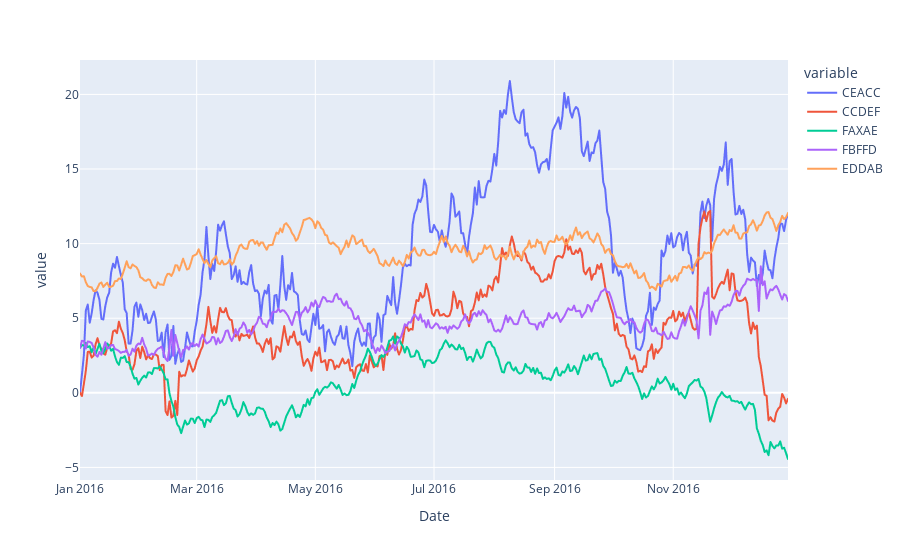

The cell this chart's notebook holds for it:
### Code cell
import plotly.express as px
px.line(df,x=df.index,y=['CEACC', 'CCDEF', 'FAXAE', 'FBFFD', 'EDDAB'])

### Figure 1 — Plotly figure (JSON) as saved in the notebook; plotly's stock layout.template omitted (floating-point values rounded to 4 significant figures; data arrays with more than 128 entries replaced by an {"elided": "..."} marker saying what was removed)
{"data": [{"hovertemplate": "variable=CEACC<br>Date=%{x}<br>value=%{y}<extra></extra>", "legendgroup": "CEACC", "line": {"color": "#636efa", "dash": "solid"}, "marker": {"symbol": "circle"}, "mode": "lines", "name": "CEACC", "showlegend": true, "type": "scattergl", "x": {"elided": "365 str values"}, "xaxis": "x", "y": {"elided": "365 float values"}, "yaxis": "y"}, {"hovertemplate": "variable=CCDEF<br>Date=%{x}<br>value=%{y}<extra></extra>", "legendgroup": "CCDEF", "line": {"color": "#EF553B", "dash": "solid"}, "marker": {"symbol": "circle"}, "mode": "lines", "name": "CCDEF", "showlegend": true, "type": "scattergl", "x": {"elided": "365 str values"}, "xaxis": "x", "y": {"elided": "365 float values"}, "yaxis": "y"}, {"hovertemplate": "variable=FAXAE<br>Date=%{x}<br>value=%{y}<extra></extra>", "legendgroup": "FAXAE", "line": {"color": "#00cc96", "dash": "solid"}, "marker": {"symbol": "circle"}, "mode": "lines", "name": "FAXAE", "showlegend": true, "type": "scattergl", "x": {"elided": "365 str values"}, "xaxis": "x", "y": {"elided": "365 float values"}, "yaxis": "y"}, {"hovertemplate": "variable=FBFFD<br>Date=%{x}<br>value=%{y}<extra></extra>", "legendgroup": "FBFFD", "line": {"color": "#ab63fa", "dash": "solid"}, "marker": {"symbol": "circle"}, "mode": "lines", "name": "FBFFD", "showlegend": true, "type": "scattergl", "x": {"elided": "365 str values"}, "xaxis": "x", "y": {"elided": "365 float values"}, "yaxis": "y"}, {"hovertemplate": "variable=EDDAB<br>Date=%{x}<br>value=%{y}<extra></extra>", "legendgroup": "EDDAB", "line": {"color": "#FFA15A", "dash": "solid"}, "marker": {"symbol": "circle"}, "mode": "lines", "name": "EDDAB", "showlegend": true, "type": "scattergl", "x": {"elided": "365 str values"}, "xaxis": "x", "y": {"elided": "365 float values"}, "yaxis": "y"}], "layout": {"legend": {"title": {"text": "variable"}, "tracegroupgap": 0}, "margin": {"t": 60}, "xaxis": {"anchor": "y", "domain": [0, 1], "title": {"text": "Date"}}, "yaxis": {"anchor": "x", "domain": [0, 1], "title": {"text": "value"}}}}
